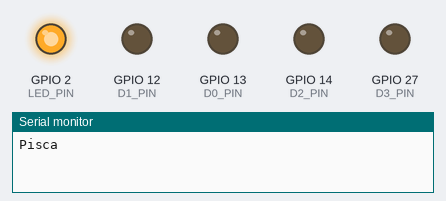
This program was run on a simulated ESP32. On the bench: output pins drawn as LEDs (lit = HIGH), the last lines printed to the serial monitor.

Above: at 0.1 s.
At 1.1 s:
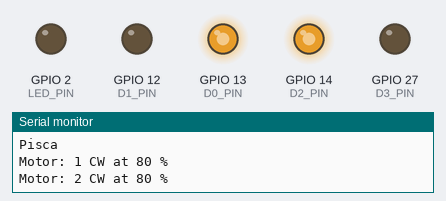
At 4.1 s:
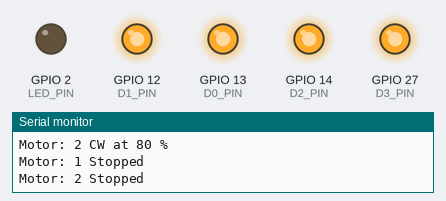
At 11.1 s:
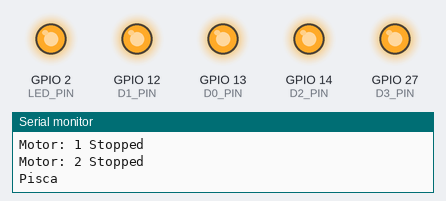
At 24.1 s:
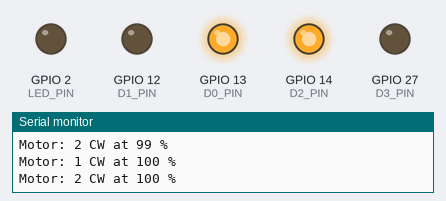
At 35.2 s:
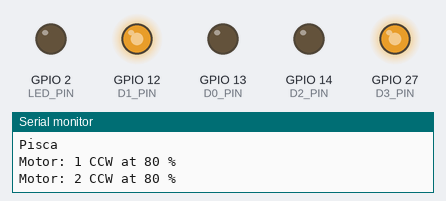
Timing chart, 0 to 40.0 s (numbered marks = the images above):
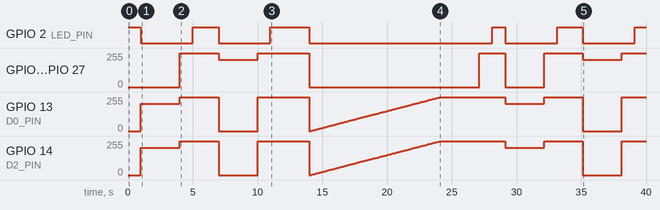

The program:

main.cpp
```cpp
#include <Arduino.h>

#define LED_PIN 2

// Pinout Ponte H
#define D0_PIN 13
#define D1_PIN 12
#define D2_PIN 14
#define D3_PIN 27

bool CW = true;
bool CCW = false;

bool debug = true;

// Parâmetros PWM para o ESP32
const int freq = 5000;
const int ledChannel0 = 0;
const int ledChannel1 = 1;
const int ledChannel2 = 2;
const int ledChannel3 = 3;
const int resolution = 8;

// put function declarations here:
void led();
void M1(bool, int);
void M2(bool, int);
void brake(int);
void fullBrake();
void debugPrint(int, bool, int, bool);
void testeMotor();

void setup() {
  Serial.begin(115200);
  // put your setup code here, to run once:
  pinMode(LED_PIN, OUTPUT);
  pinMode(D0_PIN, OUTPUT);
  pinMode(D1_PIN, OUTPUT);
  pinMode(D2_PIN, OUTPUT);
  pinMode(D3_PIN, OUTPUT);

  // Configuração dos canais PWM
  ledcSetup(ledChannel0, freq, resolution);
  ledcSetup(ledChannel1, freq, resolution);
  ledcSetup(ledChannel2, freq, resolution);
  ledcSetup(ledChannel3, freq, resolution);

  // Atribuição dos canais PWM aos pinos
  ledcAttachPin(D0_PIN, ledChannel0);
  ledcAttachPin(D1_PIN, ledChannel1);
  ledcAttachPin(D2_PIN, ledChannel2);
  ledcAttachPin(D3_PIN, ledChannel3);
}

void loop() {
  // put your main code here, to run repeatedly:
  testeMotor();

}

// put function definitions here:
void led() {
  digitalWrite(LED_PIN, HIGH);
  Serial.print("Pisca\n");
  delay(1000);
  digitalWrite(LED_PIN, LOW);
}

void M1(bool direction, int speed) {
  int pwm = map(speed, 0, 100, 0, 255);
  if(direction == CW) {
    ledcWrite(ledChannel0, pwm);
    ledcWrite(ledChannel1, 0);
  } else {
    ledcWrite(ledChannel1, pwm);
    ledcWrite(ledChannel0, 0);
  }
  debugPrint(1, direction, speed, false);
}

void M2(bool direction, int speed) {
  int pwm = map(speed, 0, 100, 0, 255);
  if(direction == CW) {
    ledcWrite(ledChannel2, pwm);
    ledcWrite(ledChannel3, 0);
  } else {
    ledcWrite(ledChannel2, 0);
    ledcWrite(ledChannel3, pwm);
  }
  debugPrint(2, direction, speed, false);
}

void brake(int motor) {
  if(motor == 1) {
    ledcWrite(ledChannel0, 255);
    ledcWrite(ledChannel1, 255);
  } else {
    ledcWrite(ledChannel2, 255);
    ledcWrite(ledChannel3, 255);
  }
  debugPrint(motor, true,  0, true);
}

void fullBrake() {
  brake(1);
  brake(2);
}

void debugPrint(int motor, bool direction, int speed, bool stop) {
  if(debug) {
    Serial.print("Motor: ");
    Serial.print(motor);
    if(stop && motor > 0) {
      Serial.println(" Stopped");
    } else {
      if(direction) {
        Serial.print(" CW at ");
      } else {
        Serial.print(" CCW at ");
      }
      Serial.print(speed);
      Serial.println(" %");
    }
  }
}

void testeMotor(){
  led();
  M1(CW, 80);
  M2(CW, 80);
  delay(3000);
  fullBrake();
  delay(1000);

  led();
  led();
  M1(CCW, 80);
  M2(CCW, 80);
  delay(3000);
  fullBrake();
  delay(1000);

  led();
  led();
  led();
  for (int i = 0; i <= 100; i++) {
    M1(CW, i);
    M2(CW, i);
    delay(100);
  }
  delay(3000);
  fullBrake();
  delay(1000);
}
```

Measured:
- by itself, GPIO 2 (LED_PIN): LOW → HIGH at 0.00 s, → LOW 1.0 s later, → HIGH 4.0 s later, → LOW 2.0 s later, … (11 changes in this stretch)
- by itself, GPIO 12 (D1_PIN), GPIO 27 (D3_PIN): 0/255 → 255/255 at 4.0 s, → 203/255 3.0 s later, → 255/255 3.0 s later, → 0/255 4.0 s later, … (9 changes in this stretch)
- by itself, GPIO 13 (D0_PIN), GPIO 14 (D2_PIN): 0/255 → 203/255 at 1.0 s, → 255/255 3.0 s later, → 0/255 3.0 s later, → 255/255 3.0 s later, … (109 changes in this stretch)
